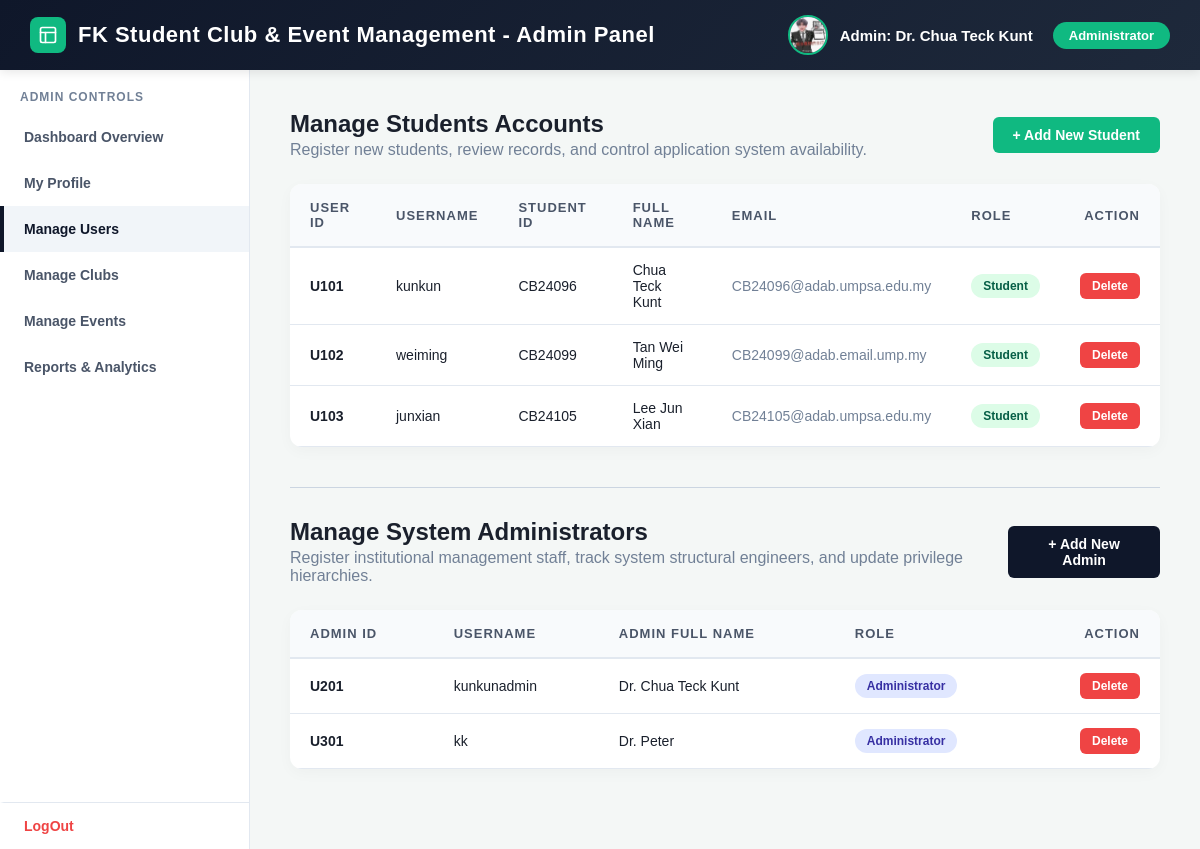
Page /manage_users.php (signed in) on the committed database.
### tables this page shows
CREATE TABLE `students` (
  `userID` varchar(100) NOT NULL,
  `stu_ID` varchar(10) DEFAULT NULL,
  `stu_name` varchar(100) DEFAULT NULL,
  `stu_email` varchar(100) DEFAULT NULL,
  `stu_address` varchar(255) DEFAULT NULL,
  `stu_role` varchar(50) DEFAULT NULL,
  `stu_contact_no` varchar(15) DEFAULT NULL,
  `stu_profile_photo` varchar(255) DEFAULT NULL
);

CREATE TABLE `users` (
  `userID` varchar(100) NOT NULL,
  `user_username` varchar(50) DEFAULT NULL,
  `user_password` varchar(50) DEFAULT NULL,
  `user_role` varchar(20) DEFAULT NULL
);

### manage_users.php (the view, shortened to what this page needs)
<?php
require_once 'db_connection.php';
$userID = $_SESSION['userID'];
$username = $_SESSION['user_username'];
$admin_name = $username;
$photo_path = "";
try {
    $sql_admin = "SELECT admin_name, admin_photo FROM administrator WHERE userID = '$userID'";
    $res_admin = mysqli_query($link, $sql_admin);
    if ($res_admin && $row = mysqli_fetch_assoc($res_admin)) {
        $admin_name = !empty($row['admin_name']) ? $row['admin_name'] : $username;
        $photo_path = !empty($row['admin_photo']) ? $row['admin_photo'] : "";
    }
} catch (Exception $e) {}
$student_users = [];
$admin_users = [];
$res_students = mysqli_query($link, "SELECT u.userID, u.user_username, s.stu_ID, s.stu_name, s.stu_email FROM users u JOIN students s ON u.userID = s.userID WHERE u.user_role = 'Student' ORDER BY u.userID ASC");
if ($res_students) { while ($row = mysqli_fetch_assoc($res_students)) { $student_users[] = $row; } }
$res_admins = mysqli_query($link, "SELECT u.userID, u.user_username, a.admin_name FROM users u JOIN administrator a ON u.userID = a.userID WHERE u.user_role = 'Administrator' ORDER BY u.userID ASC");
if ($res_admins) { while ($row = mysqli_fetch_assoc($res_admins)) { $admin_users[] = $row; } }
?>
<!DOCTYPE html>
<html lang="en">
<head>
</head>
<body>
    <div class="top-bar">
        <div class="system-title">
            <div class="system-logo">
            </div>
            FK Student Club & Event Management - Admin Panel
        </div>
        <div class="user-profile-section">
            <div class="profile-group">
                <div class="top-bar-photo">
                    <?php if (!empty($photo_path)): ?>
                        <img src="<?php echo htmlspecialchars($photo_path); ?>" alt="Profile" style="width: 100%; height: 100%; object-fit: cover;">
                    <?php else: ?>
                        <?php echo strtoupper(substr($admin_name, 0, 1)); ?>
                    <?php endif; ?>
                </div>
                <div class="welcome-text">Admin: <?php echo htmlspecialchars($admin_name); ?></div>
            </div>
            <div class="role-badge">Administrator</div>
        </div>
    </div>
    <div class="main-layout">
        <div class="sidebar">
            <div class="sidebar-title">Admin Controls</div>
            <a href="administrator_dashboard.php">Dashboard Overview</a>
            <a href="admin_profile.php">My Profile</a>
            <a href="manage_users.php" class="active">Manage Users</a>
            <a href="manage_clubs.php">Manage Clubs</a>
            <a href="manage_events.php">Manage Events</a>
            <a href="system_reports.php">Reports & Analytics</a>
            <a href="logout.php" class="logout-btn">LogOut</a>
        </div>
        <div class="content-area">
            <div class="header-section">
                <div>
                    <h2>Manage Students Accounts</h2>
                    <p style="color: #718096; margin-top: 3px;">Register new students, review records, and control application system availability.</p>
                </div>
                <button class="btn btn-primary" onclick="toggleForm('addStudentForm')">+ Add New Student</button>
            </div>
            <div class="table-card">
                <table>
                    <thead>
                        <tr>
                            <th>User ID</th>
                            <th>Username</th>
                            <th>Student ID</th>
                            <th>Full Name</th>
                            <th>Email</th>
                            <th>Role</th>
                            <th style="text-align: right;">Action</th>
                        </tr>
                    </thead>
                    <tbody>
                        <?php if (count($student_users) > 0): ?>
                            <?php foreach ($student_users as $student): ?>
                                <tr>
                                    <td><strong><?php echo htmlspecialchars($student['userID']); ?></strong></td>
                                    <td><?php echo htmlspecialchars($student['user_username']); ?></td>
                                    <td><?php echo htmlspecialchars($student['stu_ID']); ?></td>
                                    <td><?php echo htmlspecialchars($student['stu_name']); ?></td>
                                    <td style="color: #718096;"><?php echo htmlspecialchars($student['stu_email']); ?></td>
                                    <td><span class="role-tag student">Student</span></td>
                                    <td style="text-align: right;">
                                        <form action="manage_users.php" method="POST" style="display:inline;" onsubmit="return confirm('Are you sure you want to delete this student profile? Permanent erasure cascade will occur.');">
                                            <button type="submit" class="btn btn-danger">Delete</button>
                                        </form>
                                    </td>
                                </tr>
                            <?php endforeach; ?>
                        <?php else: ?>
                            <tr><td colspan="7" style="text-align: center; padding: 30px; color: #718096;">No registered student records mapped.</td></tr>
                        <?php endif; ?>
                    </tbody>
                </table>
            </div>
            <hr class="section-divider">
            <div class="header-section">
                <div>
                    <h2>Manage System Administrators</h2>
                    <p style="color: #718096; margin-top: 3px;">Register institutional management staff, track system structural engineers, and update privilege hierarchies.</p>
                </div>
                <button class="btn btn-admin" onclick="toggleForm('addAdminForm')">+ Add New Admin</button>
            </div>
            <div class="table-card">
                <table>
                    <thead>
                        <tr>
                            <th>Admin ID</th>
                            <th>Username</th>
                            <th>Admin Full Name</th>
                            <th>Role</th>
                            <th style="text-align: right;">Action</th>
                        </tr>
                    </thead>
                    <tbody>
                        <?php if (count($admin_users) > 0): ?>
                            <?php foreach ($admin_users as $admin): ?>
                                <tr>
                                    <td><strong><?php echo htmlspecialchars($admin['userID']); ?></strong></td>
                                    <td><?php echo htmlspecialchars($admin['user_username']); ?></td>
                                    <td><?php echo htmlspecialchars($admin['admin_name']); ?></td>
                                    <td><span class="role-tag admin">Administrator</span></td>
                                    <td style="text-align: right;">
                                        <form action="manage_users.php" method="POST" style="display:inline;" onsubmit="return confirm('CRITICAL ACCOUNT DELETION PROMPT: Are you completely certain you want to delete this administrator entity profile? Access permissions will be terminated.');">
                                            <button type="submit" class="btn btn-danger">Delete</button>
                                        </form>
                                    </td>
                                </tr>
                            <?php endforeach; ?>
                        <?php else: ?>
                            <tr><td colspan="5" style="text-align: center; padding: 30px; color: #718096;">No distinct non-self administrators parsed.</td></tr>
                        <?php endif; ?>
                    </tbody>
                </table>
            </div>
        </div>
    </div>
</body>
</html>

### manage_users.php (style rules this page uses)
* { margin: 0; padding: 0; box-sizing: border-box; font-family: Arial, Helvetica, sans-serif; }
body { display: flex; flex-direction: column; height: 100vh; background-color: #f4f7f6; color: #333; }
.top-bar { background: linear-gradient(135deg, #0f172a 0%, #1e293b 100%); color: white; padding: 15px 30px; display: flex; justify-content: space-between; align-items: center; box-shadow: 0 2px 10px rgba(0,0,0,0.1); z-index: 10; }
.system-title { font-size: 22px; font-weight: bold; letter-spacing: 0.5px; display: flex; align-items: center; gap: 12px; }
.system-logo { width: 36px; height: 36px; background-color: #10b981; color: white; border-radius: 8px; display: flex; justify-content: center; align-items: center; }
.user-profile-section { display: flex; align-items: center; gap: 20px; }
.profile-group { display: flex; align-items: center; gap: 12px; }
.top-bar-photo { width: 40px; height: 40px; background-color: #334155; border-radius: 50%; border: 2px solid #10b981; display: flex; justify-content: center; align-items: center; overflow: hidden; font-size: 14px; font-weight: bold; color: white; }
.welcome-text { font-size: 15px; font-weight: bold; }
.role-badge { background-color: #10b981; padding: 6px 16px; border-radius: 20px; font-size: 13px; font-weight: bold; color: white; }
.main-layout { display: flex; flex: 1; overflow: hidden; }
.sidebar { width: 250px; background-color: white; border-right: 1px solid #e2e8f0; padding-top: 20px; display: flex; flex-direction: column; flex-shrink: 0; }
.sidebar-title { padding: 0 20px 10px 20px; font-size: 12px; text-transform: uppercase; color: #718096; font-weight: bold; letter-spacing: 1px; }
.sidebar a { padding: 15px 20px; color: #4a5568; text-decoration: none; font-weight: bold; font-size: 14px; border-left: 4px solid transparent; transition: all 0.3s; }
.sidebar a.active { background-color: #f1f5f9; color: #0f172a; border-left: 4px solid #0f172a; }
.logout-btn { margin-top: auto; border-top: 1px solid #e2e8f0; color: #ef4444 !important; }
.content-area { flex: 1; padding: 40px; overflow-y: auto; }
.header-section { display: flex; justify-content: space-between; align-items: center; margin-bottom: 25px; margin-top: 20px; }
.header-section:first-of-type { margin-top: 0; }
.header-section h2 { font-size: 24px; color: #1a202c; }
.btn { padding: 10px 20px; border: none; border-radius: 6px; cursor: pointer; font-weight: bold; font-size: 14px; transition: 0.3s; display: inline-flex; align-items: center; gap: 8px; }
.btn-primary { background-color: #10b981; color: white; }
.btn-admin { background-color: #0f172a; color: white; }
.btn-danger { background-color: #ef4444; color: white; padding: 6px 12px; font-size: 12px; }
.table-card { background: white; border-radius: 12px; box-shadow: 0 4px 15px rgba(0,0,0,0.03); overflow: hidden; margin-bottom: 40px; }
table { width: 100%; border-collapse: collapse; }
th { background-color: #f8fafc; color: #4a5568; font-size: 13px; text-transform: uppercase; letter-spacing: 1px; text-align: left; padding: 16px 20px; border-bottom: 2px solid #e2e8f0; }
td { padding: 14px 20px; border-bottom: 1px solid #e2e8f0; color: #1a202c; font-size: 14px; vertical-align: middle; }
.role-tag { display: inline-block; padding: 5px 12px; border-radius: 20px; font-size: 12px; font-weight: bold; }
.role-tag.student { background-color: #dcfce7; color: #065f46; }
.role-tag.admin { background-color: #e0e7ff; color: #3730a3; }
.section-divider { border: 0; height: 1px; background: #cbd5e1; margin: 30px 0; }

### rows in the picture
students: userID.userID "U101", userID.user_username "kunkun", stu_ID "CB24096", stu_name "Chua Teck Kunt", stu_email "CB24096@adab.umpsa.edu.my"
students: userID.userID "U102", userID.user_username "weiming", stu_ID "CB24099", stu_name "Tan Wei Ming", stu_email "CB24099@adab.email.ump.my"
students: userID.userID "U103", userID.user_username "junxian", stu_ID "CB24105", stu_name "Lee Jun Xian", stu_email "CB24105@adab.umpsa.edu.my"

### other values in the picture
$admin_name "Dr. Chua Teck Kunt"
$admin['userID'] "U201"
$admin['user_username'] "kunkunadmin"
$admin['admin_name'] "Dr. Chua Teck Kunt"
$admin['userID'] "U301"
$admin['user_username'] "kk"
$admin['admin_name'] "Dr. Peter"
